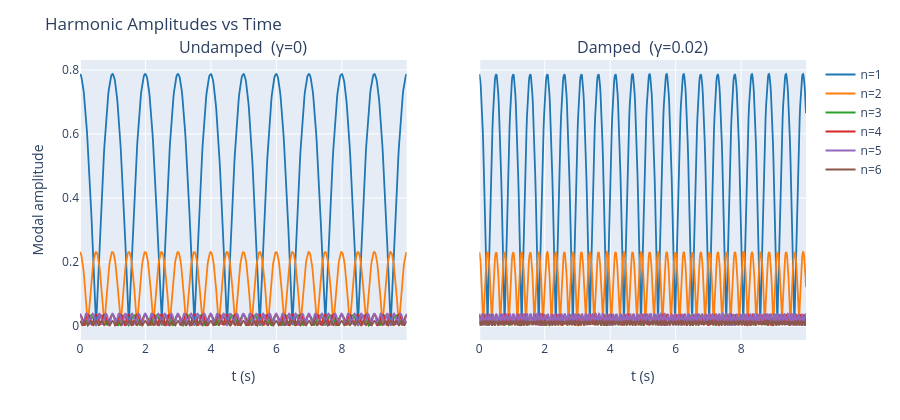

Notebook code cell kept with this figure:
### Code cell
def harmonic_amplitudes(ts, us, N_modes=8):
    """Project u(t) onto sin(nπx) modes; return amplitude vs time for each mode."""
    Nx = us.shape[1]
    x  = np.linspace(1/(Nx+1), Nx/(Nx+1), Nx)
    amps = np.zeros((len(ts), N_modes))
    us_safe = np.nan_to_num(us, nan=0.0, posinf=0.0, neginf=0.0)
    for n in range(1, N_modes+1):
        mode = np.sin(n * np.pi * x)
        proj = us_safe @ mode / (Nx / 2)  # inner product, normalised
        amps[:, n-1] = np.abs(proj)
    return amps

N_modes = 6
amps0 = harmonic_amplitudes(ts0, us0, N_modes)
amps2 = harmonic_amplitudes(ts2, us2, N_modes)

colors = ['#1f77b4','#ff7f0e','#2ca02c','#d62728','#9467bd','#8c564b']

fig = make_subplots(1, 2,
    subplot_titles=('Undamped  (γ=0)', 'Damped  (γ=0.02)'),
    shared_yaxes=True)

for n in range(N_modes):
    kw = dict(mode='lines', name=f'n={n+1}',
              line=dict(color=colors[n], width=1.8))
    fig.add_trace(go.Scatter(x=ts0, y=amps0[:, n], **kw),
                  row=1, col=1)
    fig.add_trace(go.Scatter(x=ts2, y=amps2[:, n],
                             showlegend=False,
                             line=dict(color=colors[n], width=1.8),
                             mode='lines'),
                  row=1, col=2)

fig.update_xaxes(title_text='t (s)')
fig.update_yaxes(title_text='Modal amplitude', col=1)
fig.update_layout(height=420, title='Harmonic Amplitudes vs Time',
                  margin=dict(t=60))
fig.show()

### Figure 1 — Plotly figure (JSON) as saved in the notebook; plotly's stock layout.template omitted (floating-point values rounded to 4 significant figures; data arrays with more than 128 entries replaced by an {"elided": "..."} marker saying what was removed)
{"data": [{"line": {"color": "#1f77b4", "width": 1.8}, "mode": "lines", "name": "n=1", "type": "scatter", "x": {"elided": "672 float values"}, "xaxis": "x", "y": {"elided": "672 float values"}, "yaxis": "y"}, {"line": {"color": "#1f77b4", "width": 1.8}, "mode": "lines", "showlegend": false, "type": "scatter", "x": {"elided": "672 float values"}, "xaxis": "x2", "y": {"elided": "672 float values"}, "yaxis": "y2"}, {"line": {"color": "#ff7f0e", "width": 1.8}, "mode": "lines", "name": "n=2", "type": "scatter", "x": {"elided": "672 float values"}, "xaxis": "x", "y": {"elided": "672 float values"}, "yaxis": "y"}, {"line": {"color": "#ff7f0e", "width": 1.8}, "mode": "lines", "showlegend": false, "type": "scatter", "x": {"elided": "672 float values"}, "xaxis": "x2", "y": {"elided": "672 float values"}, "yaxis": "y2"}, {"line": {"color": "#2ca02c", "width": 1.8}, "mode": "lines", "name": "n=3", "type": "scatter", "x": {"elided": "672 float values"}, "xaxis": "x", "y": {"elided": "672 float values"}, "yaxis": "y"}, {"line": {"color": "#2ca02c", "width": 1.8}, "mode": "lines", "showlegend": false, "type": "scatter", "x": {"elided": "672 float values"}, "xaxis": "x2", "y": {"elided": "672 float values"}, "yaxis": "y2"}, {"line": {"color": "#d62728", "width": 1.8}, "mode": "lines", "name": "n=4", "type": "scatter", "x": {"elided": "672 float values"}, "xaxis": "x", "y": {"elided": "672 float values"}, "yaxis": "y"}, {"line": {"color": "#d62728", "width": 1.8}, "mode": "lines", "showlegend": false, "type": "scatter", "x": {"elided": "672 float values"}, "xaxis": "x2", "y": {"elided": "672 float values"}, "yaxis": "y2"}, {"line": {"color": "#9467bd", "width": 1.8}, "mode": "lines", "name": "n=5", "type": "scatter", "x": {"elided": "672 float values"}, "xaxis": "x", "y": {"elided": "672 float values"}, "yaxis": "y"}, {"line": {"color": "#9467bd", "width": 1.8}, "mode": "lines", "showlegend": false, "type": "scatter", "x": {"elided": "672 float values"}, "xaxis": "x2", "y": {"elided": "672 float values"}, "yaxis": "y2"}, {"line": {"color": "#8c564b", "width": 1.8}, "mode": "lines", "name": "n=6", "type": "scatter", "x": {"elided": "672 float values"}, "xaxis": "x", "y": {"elided": "672 float values"}, "yaxis": "y"}, {"line": {"color": "#8c564b", "width": 1.8}, "mode": "lines", "showlegend": false, "type": "scatter", "x": {"elided": "672 float values"}, "xaxis": "x2", "y": {"elided": "672 float values"}, "yaxis": "y2"}], "layout": {"annotations": [{"font": {"size": 16}, "showarrow": false, "text": "Undamped  (γ=0)", "x": 0.225, "xanchor": "center", "xref": "paper", "y": 1, "yanchor": "bottom", "yref": "paper"}, {"font": {"size": 16}, "showarrow": false, "text": "Damped  (γ=0.02)", "x": 0.775, "xanchor": "center", "xref": "paper", "y": 1, "yanchor": "bottom", "yref": "paper"}], "height": 420, "margin": {"t": 60}, "title": {"text": "Harmonic Amplitudes vs Time"}, "xaxis": {"anchor": "y", "domain": [0, 0.45], "title": {"text": "t (s)"}}, "xaxis2": {"anchor": "y2", "domain": [0.55, 1], "title": {"text": "t (s)"}}, "yaxis": {"anchor": "x", "domain": [0, 1], "title": {"text": "Modal amplitude"}}, "yaxis2": {"anchor": "x2", "domain": [0, 1], "matches": "y", "showticklabels": false}}}
